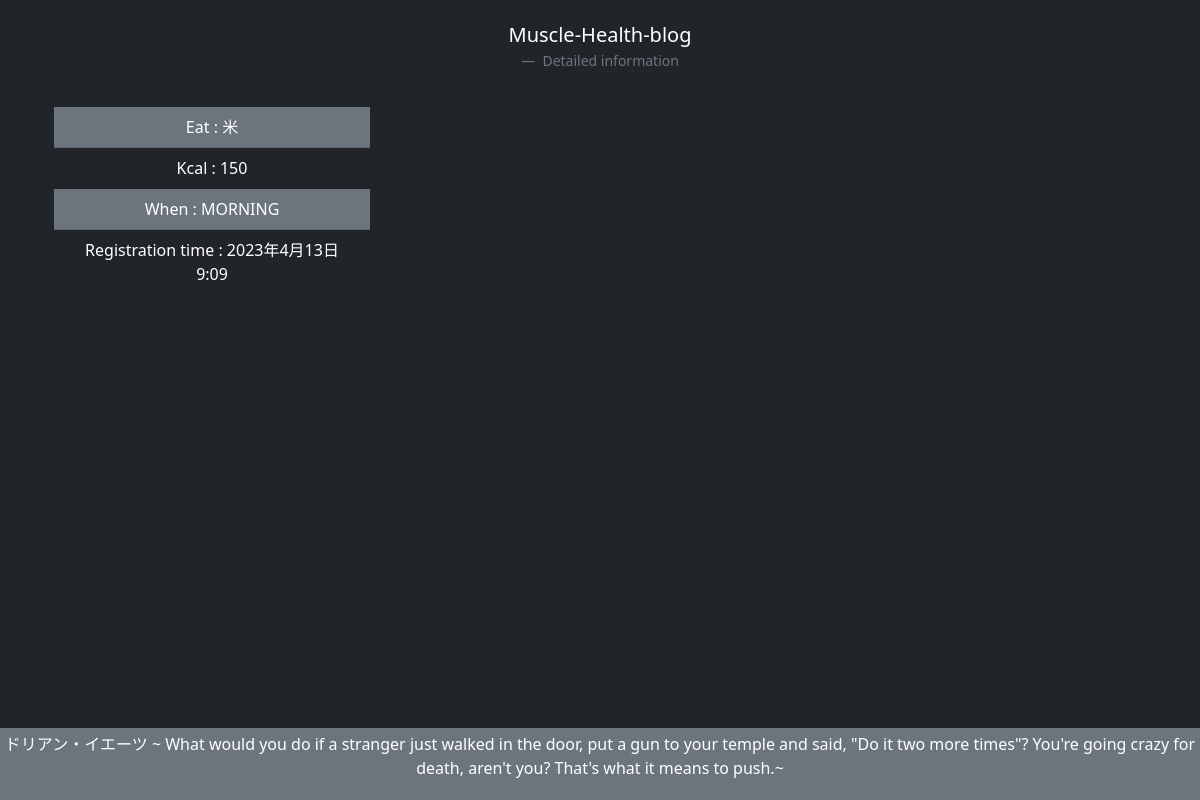
The app's page /detail/226 with its own data.
### karo/models.py (models this page shows, shortened)
class KaroModel(models.Model):
    eat = models.CharField(max_length=20)
    kcol = models.IntegerField(null=True, blank=True, default=0)
    daycolor = models.CharField(
        max_length=10,
        choices = CHOICE,
        default = "secondary"
        )
    date = models.DateTimeField(default=timezone.now())
    goleKcol = models.IntegerField(default=0)

### karo/views.py (the view)
# urls.py: path("detail/<int:pk>", KaroDetail.as_view(), name="detail"),
class KaroDetail(DetailView):
    template_name="detail.html"
    model = KaroModel

### templates/detail.html (shortened to what this page needs)
{% extends 'base.html' %}
{% load mathfilters %}
{% block header %}
<div class="text-white sticky-top w-100 p-1  mb-3 bg-dark">
  <figure class="text-center">
    <blockquote class="blockquote mb-3">
      <p>
        Muscle-Health-blog</p>
    </blockquote>
    <figcaption class="blockquote-footer mb-3">
      Detailed information
    </figcaption>
  </figure>
  </div>
{% endblock %}
{% block sidebar %}
<div class="container bg-dark">
<ul class="list-group list-group-flush ">
  <li class="list-group-item bg-secondary text-white text-center">Eat : {{object.eat}}</li>
  <li class="list-group-item bg-dark text-white text-center">Kcal : {{object.kcol}}</li>
  <li class="list-group-item bg-secondary text-white text-center">When : {{object.get_daycolor_display}}</li>
  <li class="list-group-item bg-dark text-white text-center">Registration time : {{object.date}}</li>
</ul>
</div>
{% endblock %}
{% block footer %}
<div class=" fixed-bottom text-white text-center  bg-secondary">
	<div class="row ">
		<div class="col-12">
      <p class="p-1">	ドリアン・イエーツ ~
        What would you do if a stranger just walked in the door, put a gun to your temple and said, "Do it two more times"? You're going crazy for death, aren't you? That's what it means to push.~</p>
    </div>
	</div>
</div>
{% endblock %}

### records on screen
KaroModel: eat "米", kcol "150", daycolor "MORNING", date "2023年4月13日9:09"
